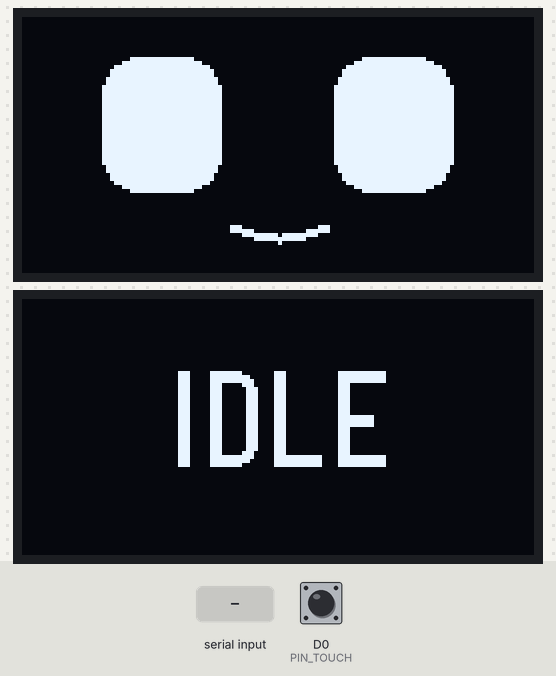
This sketch was run on a simulated ESP8266 (NodeMCU). Shown: 2 × 128×64 one-colour display. Inputs (shaded band) come from the test bench; at power-on: D0 (PIN_TOUCH) LOW. Random numbers use the default seed unless the sketch sets one; what the sketch prints to the serial monitor is not drawn.

Above: at 0.3 s.
1.4 s: "sleep\n" received over Serial
At 1.86 s:
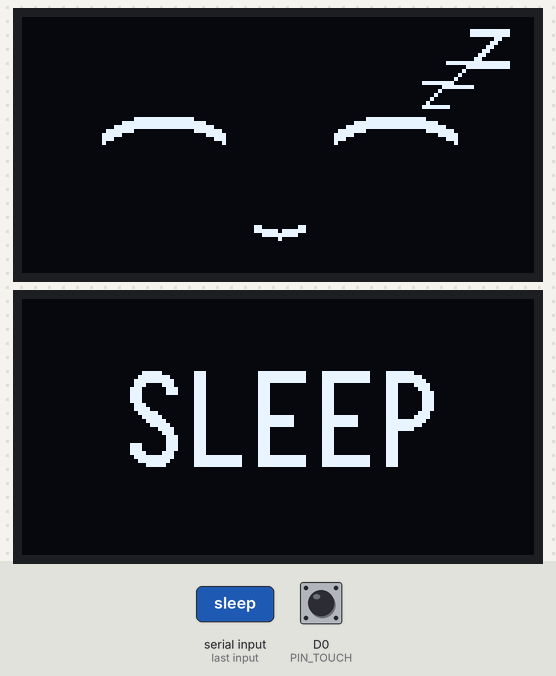
3.5 s: D0 (PIN_TOUCH) pulled HIGH for 0.15 s
4.2 s: "work\n" received over Serial
At 6.1 s:
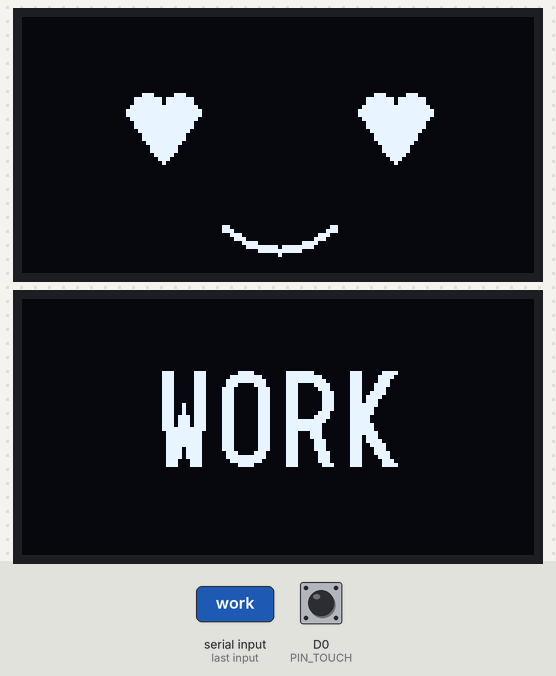
6.4 s: "break\n" received over Serial
At 8.3 s:
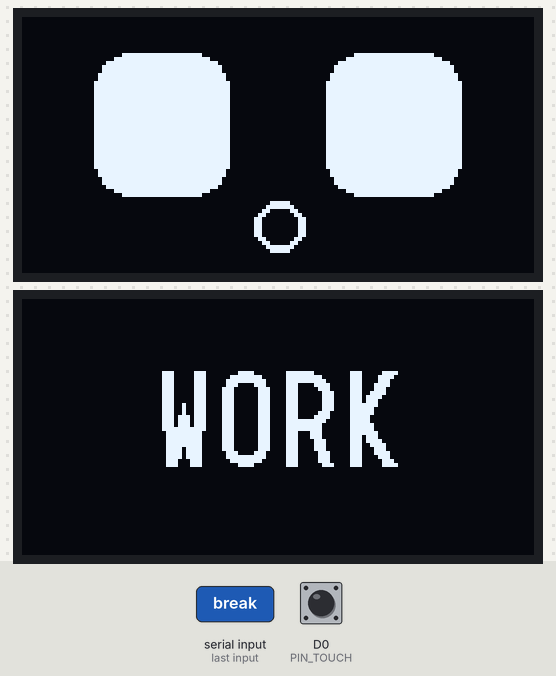
9.4 s: D0 (PIN_TOUCH) pulled HIGH for 3.2 s
At 12.4 s:
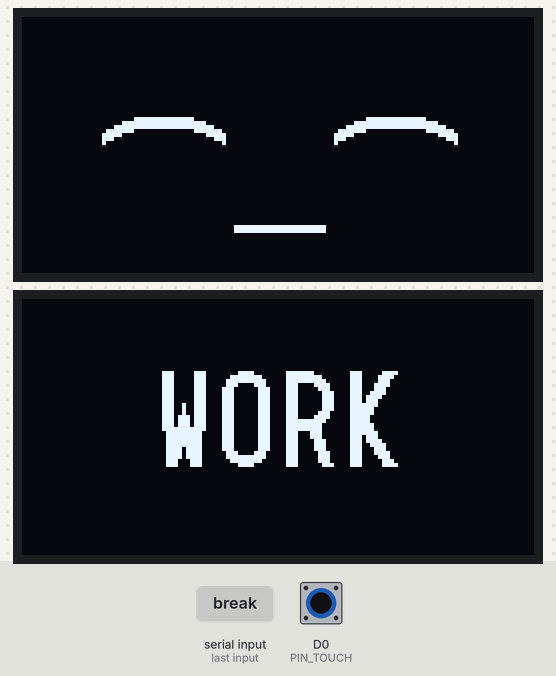
14.1 s: "milk\n" received over Serial
At 14.55 s:
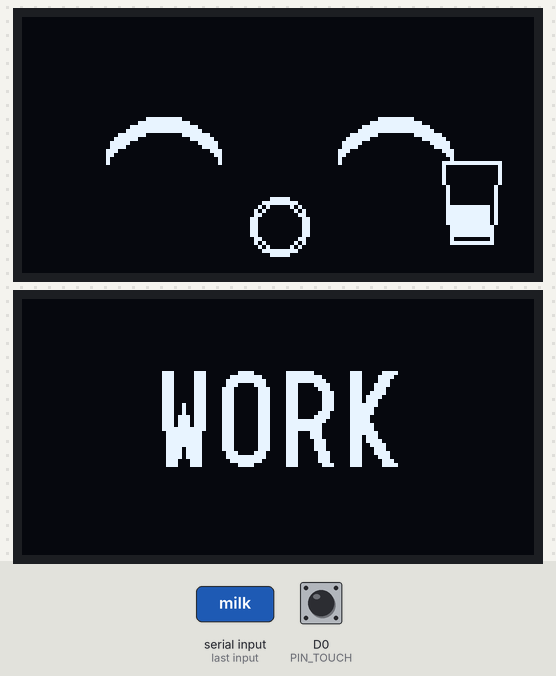
Timing chart, 0 to 17.1 s (numbered marks = the images above; inputs shaded):
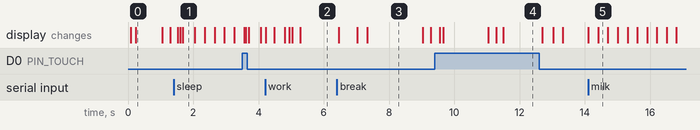

Measured:
- what the display in image 0 shows lasts 0.9 s, from 0.2 s to 1.1 s
- what the display in image 3 shows lasts 1.7 s, from 7.3 s to 9.0 s

The sketch:

desky.ino
```cpp
/*
 * Desky - a desk companion pet on a NodeMCU ESP-12E (ESP8266).
 *
 * ==== BUILD STEPS 1-3 of 8 ====
 * I2C scan, display A (the face), display B (the info panel), touch sensor.
 *
 * Desky has two OLEDs on the same two I2C wires, told apart by address:
 *   display A, 0x3C - the FACE. Only ever the face. No text, no numbers.
 *   display B, 0x3D - the INFO PANEL. Every word and digit lives there.
 *
 * Display B lives in infopanel.cpp. If it is not connected, Desky runs on
 * display A alone. Nothing but the face ever reaches display A.
 *
 * The TTP223 touch sensor is live (touch.cpp): single tap, double tap,
 * 5-tap annoy, 2 s hold, 300 ms ack (water reminder priority rule).
 * Serial commands remain as test overrides.
 *
 * The buzzer, servo, NFC reader and Wi-Fi are not wired up in code yet,
 * so those inputs are still faked over serial. Open the serial monitor at
 * 115200 baud and type "help".
 *
 * Golden rules (the long version is in config.h):
 *   - no delay() anywhere, every timer is a millis() deadline
 *   - nothing in loop() may block, the animation must never freeze
 */
#include <Wire.h>
#include "config.h"
#include "faces.h"
#include "infopanel.h"
#include "touch.h"

// =====================================================================
// MODES
// =====================================================================
enum Mode { MODE_IDLE, MODE_WORK, MODE_BREAK, MODE_SLEEP, MODE_EATING };

static const char *const MODE_NAMES[] = {"IDLE", "WORK", "BREAK", "SLEEP", "EATING"};

static Mode     mode        = MODE_IDLE;
static Mode     modeBefore  = MODE_IDLE;   // where EATING / BREAK return to
static uint32_t modeStarted = 0;

// Session counters, kept for the summary on display B (step 8).
static uint32_t workStartedAt  = 0;
static uint16_t glassesOfWater = 0;
static uint16_t happiness      = 0;
static uint32_t lastWaterAt    = 0;   // start of the current water countdown

// MILK interrupts a mode for 4 s. These remember what it interrupted and
// when that mode started, so BREAK's 5 minute clock is not restarted.
static Mode     eatReturnMode  = MODE_IDLE;
static uint32_t eatReturnStart = 0;

// Which displays actually answered on the bus. Desky must run fully even
// if display B is missing, so this is a flag and never an error.
static bool faceDisplayFound = false;
static bool infoDisplayFound = false;

// Night mode is faked with the "night" command until step 7 brings NTP in.
static bool fakeNight = false;

// Fake clock + weather so display B can be tested before Wi-Fi exists.
// Step 7 replaces these with real NTP time.
static bool     fakeTimeOn    = false;
static uint16_t fakeBaseMin   = 0;     // minutes after midnight when "time" was typed
static uint32_t fakeBaseMs    = 0;
static bool     fakeWeatherOn = false;
static int16_t  fakeTempC     = 0;

// FPS / debug
static uint32_t lastFrameAt = 0;
static uint32_t lastDebugAt = 0;
static uint16_t frameCount  = 0;
static uint16_t fps         = 0;

// The "tour" demo walks through every expression, 2 s each.
static bool     tourRunning = false;
static uint8_t  tourIndex   = 0;
static uint32_t tourNextAt  = 0;

// Touch-hold: eyes stay shut while the finger is on the pad
static bool     holdEyesActive = false;

// Water reminder active flag. The real logic arrives in step 8; this is here
// so the touch handler can check it when deciding whether TOUCH_ACK means
// "I drank the water" (priority rule) or should be ignored.
static bool     waterNagging = false;

// =====================================================================
// I2C SCAN
// =====================================================================
// Walks every valid 7-bit address and reports who answers. Run once in
// setup() so a wiring mistake shows up as a clear serial line instead of
// as a mysteriously blank screen.
static void scanI2C() {
  Serial.println(F("[i2c] scanning the bus..."));
  uint8_t found = 0;

  for (uint8_t addr = 1; addr < 127; addr++) {
    Wire.beginTransmission(addr);
    if (Wire.endTransmission() == 0) {        // 0 means the device replied
      found++;
      Serial.print(F("[i2c]   found 0x"));
      if (addr < 16) Serial.print('0');
      Serial.print(addr, HEX);
      if      (addr == OLED_FACE_ADDR) { Serial.print(F("  display A (face)")); faceDisplayFound = true; }
      else if (addr == OLED_INFO_ADDR) { Serial.print(F("  display B (info)")); infoDisplayFound = true; }
      else                               Serial.print(F("  unknown device"));
      Serial.println();
    }
    yield();                                  // never starve the Wi-Fi stack
  }

  if (found == 0)
    Serial.println(F("[i2c] NOTHING found. Check SDA(D2), SCL(D1), 3.3V and GND."));
  if (!faceDisplayFound)
    Serial.println(F("[i2c] WARNING display A (0x3C) is missing - no face."));
  if (!infoDisplayFound)
    Serial.println(F("[i2c] display B (0x3D) absent - running on display A alone."));
}

// =====================================================================
// FEEDING DISPLAY B
// =====================================================================
// While EATING, display B keeps showing whatever the interrupted mode
// shows, so these two look straight through EATING to the real mode.
static Mode     underlyingMode()  { return mode == MODE_EATING ? eatReturnMode  : mode; }
static uint32_t underlyingStart() { return mode == MODE_EATING ? eatReturnStart : modeStarted; }

// Collect "what is true right now" for infopanel.cpp. It decides what to
// draw and whether anything changed - this function only reports facts.
static void fillInfoInput(uint32_t now, InfoInput &in) {
  memset(&in, 0, sizeof(in));

  switch (underlyingMode()) {
    case MODE_WORK:  in.mode = INFO_WORK;  break;
    case MODE_BREAK: in.mode = INFO_BREAK; break;
    case MODE_SLEEP: in.mode = INFO_SLEEP; break;
    default:         in.mode = INFO_IDLE;  break;
  }

  // clock (fake until step 7)
  in.timeValid = fakeTimeOn;
  if (fakeTimeOn) {
    uint32_t minutes = (fakeBaseMin + (now - fakeBaseMs) / 60000UL) % 1440UL;
    in.hour = minutes / 60;  in.minute = minutes % 60;
    in.wday = 1;  in.mday = 22;  in.month = 9;      // a fixed example date: Mon, 22 Sep
  }
  in.weatherValid = fakeWeatherOn;
  in.tempC        = fakeTempC;

  // WORK
  in.workSeconds = (now - workStartedAt) / 1000UL;
  in.glasses     = glassesOfWater;
  uint32_t sinceWater = now - lastWaterAt;
  in.minsToWater = (sinceWater >= WATER_INTERVAL_MS) ? 0
                 : (uint16_t)((WATER_INTERVAL_MS - sinceWater + 59999UL) / 60000UL);

  // BREAK
  uint32_t sinceBreak = now - underlyingStart();
  in.breakSecondsLeft = (sinceBreak >= BREAK_DURATION_MS) ? 0
                      : (BREAK_DURATION_MS - sinceBreak + 999UL) / 1000UL;
}

// =====================================================================
// MODE SWITCHING
// =====================================================================

// The face that belongs to a mode when nothing else is reacting.
static Expression faceForMode(Mode m) {
  switch (m) {
    case MODE_WORK:   return EXP_FOCUS;
    case MODE_BREAK:  return EXP_HAPPY;
    case MODE_SLEEP:  return EXP_SLEEPING;
    case MODE_EATING: return EXP_EATING;
    case MODE_IDLE:
    default:          return fakeNight ? EXP_SLEEPY : EXP_CALM;
  }
}

static void enterMode(Mode m, bool announce) {
  if (m != MODE_EATING && m != MODE_BREAK) modeBefore = m;
  mode        = m;
  modeStarted = millis();

  facesSetBase(faceForMode(m));
  facesSetLively(m == MODE_BREAK);          // BREAK blinks and glances more
  facesSetDim(m == MODE_SLEEP);             // SLEEP dims the panel
  facesSetSlow(fakeNight || m == MODE_SLEEP);

  Serial.print(F("[mode] -> "));
  Serial.println(MODE_NAMES[m]);
  if (announce) infoFlashMode(MODE_NAMES[m]);   // display B shows the name for 2 s
}

static void setMode(Mode m) { enterMode(m, true); }

// Each card tap, faked over serial for now. The real reader arrives in
// step 6, but the behaviour here is already final.
static void onWorkCard() {
  if (mode == MODE_WORK) {
    // Tapping WORK again ends the session. The summary goes on display B;
    // the face celebrates on display A.
    uint32_t minutes = (millis() - workStartedAt) / 60000UL;
    uint16_t glasses = glassesOfWater;
    glassesOfWater = 0;
    setMode(MODE_IDLE);
    infoShowSummary(minutes, glasses);   // after setMode, so it replaces the mode-name flash
    facesReact(EXP_CELEBRATE);
  } else {
    workStartedAt  = millis();
    lastWaterAt    = workStartedAt;
    glassesOfWater = 0;
    setMode(MODE_WORK);
  }
}

static void onBreakCard() { setMode(MODE_BREAK); }
static void onSleepCard() { setMode(MODE_SLEEP); }

static void onMilkCard() {
  // MILK does not change the mode. It plays an animation, then hands
  // control back to whatever Desky was doing before.
  happiness++;
  if (mode != MODE_EATING) {          // a second milk card must not overwrite what we remember
    eatReturnMode  = mode;
    eatReturnStart = modeStarted;
  }
  mode        = MODE_EATING;
  modeStarted = millis();
  facesSetBase(EXP_EATING);
  Serial.print(F("[mode] -> EATING  happiness="));
  Serial.println(happiness);
}

static void onUnknownCard() {
  facesReact(EXP_CONFUSED);
  Serial.println(F("[card] unknown UID -> CONFUSED (head shake + 2 low beeps: steps 4-5)"));
}

// Time-based mode exits. No delay(), just deadline checks.
static void updateModeTimers(uint32_t now) {
  if (mode == MODE_EATING && now - modeStarted >= EATING_DURATION_MS) {
    enterMode(eatReturnMode, false);   // quiet: EATING changes nothing on display B
    modeStarted = eatReturnStart;      // BREAK keeps its original 5 minute clock
    facesReact(EXP_HAPPY);
  }
  else if (mode == MODE_BREAK && now - modeStarted >= BREAK_DURATION_MS) {
    // Break is over: look at the user, then go back to what we were doing.
    Serial.println(F("[break] 5 min up - nudging (beep comes in step 4)"));
    setMode(modeBefore == MODE_WORK ? MODE_WORK : MODE_IDLE);
    facesReact(EXP_SURPRISED);
  }
}

// =====================================================================
// TOUCH EVENT HANDLER
// =====================================================================
// Called for real sensor events AND for serial test overrides.
static void onTouchEvent(TouchEvent ev) {
  if (ev == TOUCH_NONE) return;

  // PRIORITY RULE (step 8): while a water reminder is active, a 300 ms
  // hold means "I drank the water" and wins over every other touch.
  if (ev == TOUCH_ACK && waterNagging) {
    glassesOfWater++;
    lastWaterAt = millis();
    waterNagging = false;
    facesReact(EXP_HAPPY);
    Serial.print(F("[water] drank! glasses="));
    Serial.println(glassesOfWater);
    // Sound and servo come in steps 4-5.
    return;
  }

  switch (ev) {
    case TOUCH_TAP:
      // Single tap -> LOVED face. Purr sound and servo wiggle come later.
      facesReact(EXP_LOVED);
      Serial.println(F("[touch] single tap -> LOVED (purr + wiggle: steps 4-5)"));
      break;

    case TOUCH_DOUBLE:
      // Double tap -> show the clock on display B for 3 s.
      // The face on A does NOT change.
      infoPeekClock();
      Serial.println(F("[touch] double tap -> clock on B for 3s"));
      break;

    case TOUCH_ANNOY:
      // 5 fast taps -> annoyed! Head shake and low beep later.
      facesReact(EXP_CONFUSED);
      Serial.println(F("[touch] 5 taps -> annoyed! (beep + shake: steps 4-5)"));
      break;

    case TOUCH_HOLD:
      // 2 s hold -> eyes close, head leans toward the hand.
      holdEyesActive = true;
      facesHoldEyesClosed(true);
      Serial.println(F("[touch] hold -> eyes shut (lean: step 5)"));
      break;

    case TOUCH_RELEASE:
      // End of a hold -> open eyes, release lean.
      holdEyesActive = false;
      facesHoldEyesClosed(false);
      Serial.println(F("[touch] released -> eyes open"));
      break;

    case TOUCH_ACK:
      // ACK without an active water reminder: ignored (not a tap, not a hold yet).
      // Just log it so the developer can see the event.
      Serial.println(F("[touch] ack (300ms) - no water reminder active, ignored"));
      break;

    default:
      break;
  }
}

// =====================================================================
// SERIAL TEST COMMANDS  (real touch is active; serial commands remain as
// overrides for testing without the board. Cards, Wi-Fi etc still faked.)
// =====================================================================
static void printHelp() {
  Serial.println(F("\n--- Desky test commands ---"));
  Serial.println(F("faces : calm happy loved surprised confused sad"));
  Serial.println(F("        sleepy sleeping focus thirsty celebrate eating"));
  Serial.println(F("cards : work break sleep milk unknown idle  (work again ends session)"));
  Serial.println(F("touch : tap hold annoy drank clock   (serial overrides for the real sensor)"));
  Serial.println(F("panel : time 14:05 | notime | weather 28 | noweather"));
  Serial.println(F("gaze  : left right centre free"));
  Serial.println(F("other : blink night day dim bright tour stop scan help"));
  Serial.println(F("----------------------------------------\n"));
}

static bool expressionByName(const String &w, Expression &out) {
  for (uint8_t i = 0; i < EXPRESSION_COUNT; i++) {
    if (w.equalsIgnoreCase(facesName((Expression)i))) { out = (Expression)i; return true; }
  }
  return false;
}

static void handleCommand(String w) {
  w.trim();
  if (w.length() == 0) return;

  Expression e;
  if (expressionByName(w, e)) {                 // "happy", "sad", ...
    tourRunning = false;
    facesReact(e);
    Serial.print(F("[face] ")); Serial.println(facesName(e));
    return;
  }

  // --- fake clock / weather for display B ---
  if (w.startsWith("time ")) {
    int c = w.indexOf(':');
    int h = w.substring(5).toInt();
    int m = (c > 0) ? w.substring(c + 1).toInt() : 0;
    if (h < 0 || h > 23 || m < 0 || m > 59) { Serial.println(F("[?] use: time 14:05")); return; }
    fakeBaseMin = h * 60 + m;  fakeBaseMs = millis();  fakeTimeOn = true;
    Serial.print(F("[time] fake clock set to ")); Serial.println(w.substring(5));
    return;
  }
  if (w.startsWith("weather ")) {
    fakeTempC = w.substring(8).toInt();  fakeWeatherOn = true;
    Serial.print(F("[weather] fake temperature ")); Serial.println(fakeTempC);
    return;
  }
  if (w == "notime")    { fakeTimeOn    = false; Serial.println(F("[time] clock off"));    return; }
  if (w == "noweather") { fakeWeatherOn = false; Serial.println(F("[weather] off"));      return; }

  // --- faked card taps ---
  if      (w == "work")     onWorkCard();
  else if (w == "break")    onBreakCard();
  else if (w == "sleep")    onSleepCard();
  else if (w == "milk")     onMilkCard();
  else if (w == "unknown")  onUnknownCard();
  else if (w == "idle")     setMode(MODE_IDLE);

  // --- serial touch overrides (route through the shared handler) ---
  else if (w == "tap")      onTouchEvent(TOUCH_TAP);
  else if (w == "hold")     { onTouchEvent(holdEyesActive ? TOUCH_RELEASE : TOUCH_HOLD); }
  else if (w == "annoy")    onTouchEvent(TOUCH_ANNOY);
  else if (w == "drank")    { waterNagging = true; onTouchEvent(TOUCH_ACK); }
  else if (w == "clock")    onTouchEvent(TOUCH_DOUBLE);

  // --- gaze, which the servo will drive for real in step 5 ---
  else if (w == "left")     facesSetGaze(-1);
  else if (w == "right")    facesSetGaze(1);
  else if (w == "centre" || w == "center") facesSetGaze(0);
  else if (w == "free")     facesReleaseGaze();

  // --- animation knobs ---
  else if (w == "blink")    facesForceBlink();
  else if (w == "night")    { fakeNight = true;  facesSetSlow(true);
                              facesSetBase(faceForMode(mode)); Serial.println(F("[time] night")); }
  else if (w == "day")      { fakeNight = false; facesSetSlow(mode == MODE_SLEEP);
                              facesSetBase(faceForMode(mode)); Serial.println(F("[time] day")); }
  else if (w == "dim")      facesSetDim(true);
  else if (w == "bright")   facesSetDim(false);
  else if (w == "tour")     { tourRunning = true; tourIndex = 0; tourNextAt = 0;
                              Serial.println(F("[tour] showing every expression, 2 s each")); }
  else if (w == "stop")     { tourRunning = false; facesClearReaction();
                              holdEyesActive = false; facesHoldEyesClosed(false); }
  else if (w == "scan")     scanI2C();
  else if (w == "help" || w == "?") printHelp();
  else { Serial.print(F("[?] unknown command: ")); Serial.println(w); }
}

static void handleSerial() {
  static String buf;
  while (Serial.available()) {
    char c = (char)Serial.read();
    if (c == '\n' || c == '\r') { handleCommand(buf); buf = ""; }
    else if (buf.length() < 24) buf += c;
  }
}

// Walks through every expression so all twelve can be eyeballed in one go.
static void updateTour(uint32_t now) {
  if (!tourRunning || (int32_t)(now - tourNextAt) < 0) return;
  Expression e = (Expression)(tourIndex % EXPRESSION_COUNT);
  facesSetBase(e);
  facesClearReaction();
  Serial.print(F("[tour] ")); Serial.println(facesName(e));
  tourIndex++;
  tourNextAt = now + TOUR_STEP_MS;
}

// =====================================================================
// DEBUG LINE: mode, FPS on display A, free heap
// =====================================================================
static void updateDebug(uint32_t now) {
  if (now - lastDebugAt < DEBUG_PRINT_MS) return;
  fps         = frameCount;           // a second has passed, so frames == FPS
  frameCount  = 0;
  lastDebugAt = now;

  Serial.print(F("[dbg] mode="));  Serial.print(MODE_NAMES[mode]);
  Serial.print(F(" face="));       Serial.print(facesName(facesCurrent()));
  Serial.print(F(" fpsA="));       Serial.print(fps);
  Serial.print(F(" heap="));       Serial.print(ESP.getFreeHeap());
  Serial.print(F(" water="));      Serial.print(glassesOfWater);
  Serial.print(F(" dispB="));      Serial.print(infoDisplayFound ? F("yes") : F("no"));
  Serial.print(F(" drawsB="));     Serial.print(infoDrawCount());   // total real redraws of B
  if (mode == MODE_WORK) {
    Serial.print(F(" worked="));
    Serial.print((millis() - workStartedAt) / 60000UL);
    Serial.print(F("min"));
  }
  Serial.println();
}

// =====================================================================
// SETUP / LOOP
// =====================================================================
void setup() {
  Serial.begin(SERIAL_BAUD);
  Serial.println(F("\n\nDesky booting - step 3, face + info panel + touch"));

  // IMPORTANT: GPIO0 (buzzer) and GPIO2 (RC522 chip select) are boot-strap
  // pins and are deliberately left untouched here. They are configured in
  // steps 4 and 6, well after the board is past its boot sequence.

  // Bring the I2C bus up ourselves so the scan can run before any display
  // is initialised. Fast mode: two screens on 100 kHz would be far too slow.
  Wire.begin(PIN_SDA, PIN_SCL);
  Wire.setClock(OLED_I2C_CLOCK_HZ);
  scanI2C();

  facesBegin();                       // display A
  infoBegin(infoDisplayFound);        // display B (skipped cleanly if absent)
  touchBegin();                       // TTP223 on PIN_TOUCH
  setMode(MODE_IDLE);
  printHelp();
}

void loop() {
  uint32_t now = millis();

  handleSerial();
  onTouchEvent(touchUpdate(now));    // real TTP223 sensor
  updateTour(now);
  updateModeTimers(now);
  facesUpdate(now);               // blink / glance / breathe timers

  // Display B: only build and compare a new screen when it is allowed to
  // change (at most once a second). infoUpdate() draws nothing if the
  // content is the same as last time.
  if (infoDue(now)) {
    InfoInput in;
    fillInfoInput(now, in);
    infoUpdate(now, in);
  }

  // Display A redraws on a fixed interval. Display B, once it exists, will
  // redraw at most once a second and only when its content has changed.
  if (now - lastFrameAt >= FRAME_INTERVAL_MS) {
    lastFrameAt = now;
    facesRender();
    frameCount++;
    infoFlushStep();                // a slice of display B's new picture, if one is pending
  }

  updateDebug(now);

  // Not a delay: this hands a few microseconds to the Wi-Fi stack so it is
  // never starved. yield() / delay(0) are the only legal waits in here.
  yield();
}
```

Source omitted: faces.cpp (20681 bytes), faces.h (3113 bytes), infopanel.cpp (12699 bytes), infopanel.h (2884 bytes), touch.cpp (5390 bytes), touch.h (1749 bytes), config.h (9484 bytes)
